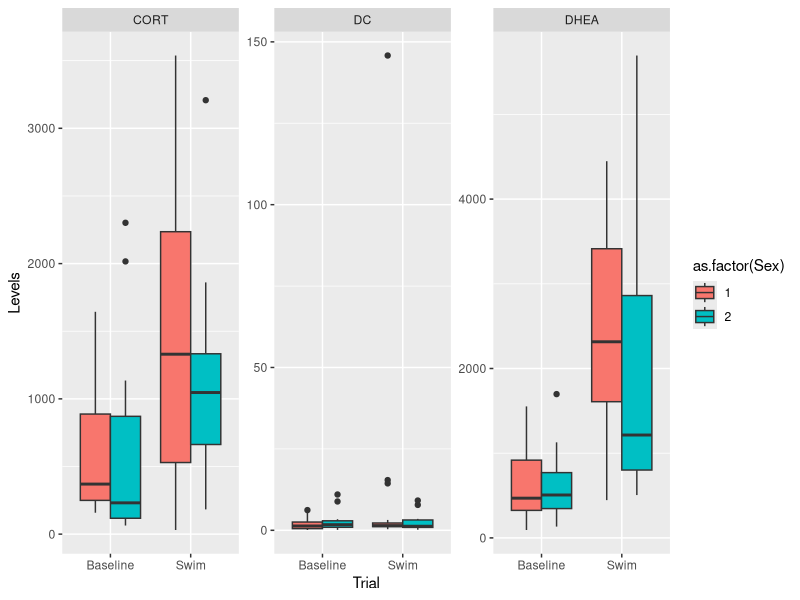
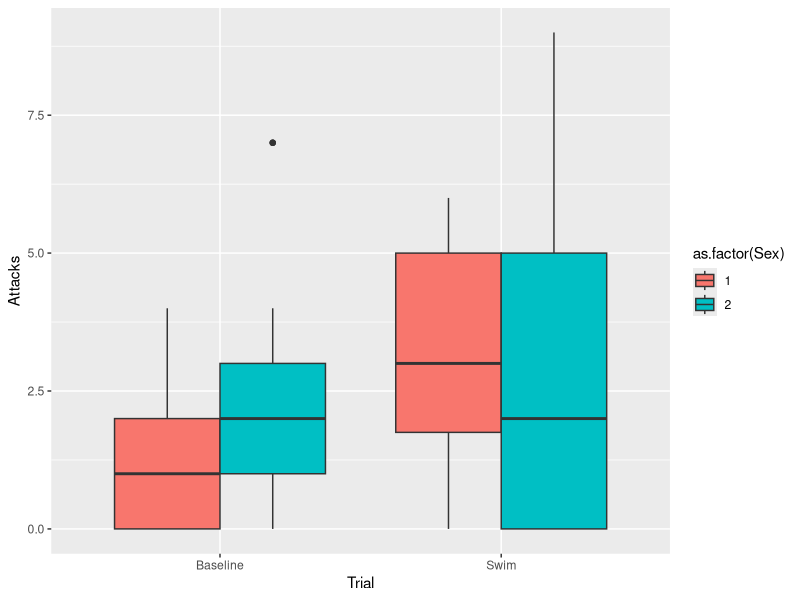

R code for these plots, in order:
#Class_RelationalChallenge_2

library(tidyverse)

relational_1_behave <- read_csv("data/relational_1_behavioral.csv")
relational_1_hormone <- read_csv("data/relational_1_hormone.csv")

tidy_hormone <- relational_1_hormone%>%
  pivot_longer(`Baseline CORT`:`Swim DC ratio`, names_to = "Trial", values_to = "Levels" )%>%
  separate(Trial, into = c("Trial","Hormone"))%>%
  select(-Sex, -SES)

tidy_behave <- relational_1_behave%>%
  rename(Trial = Day)

join_rats <- tidy_hormone%>%
  left_join(tidy_behave)

join_rats%>%
  group_by(Sex, Trial, Hormone)%>%
  summarise(mean_attack = mean(Attacks, na.rm = TRUE),
            mean_levels = mean(Levels))

ggplot(join_rats, aes(x = Trial, y = Levels))+
  geom_boxplot(aes(fill = as.factor(Sex)), position = "dodge")+
  facet_wrap(~Hormone, scales = "free_y")

ggplot(join_rats, aes(x = Trial, y = Attacks))+
  geom_boxplot(aes(fill = as.factor(Sex)), position = "dodge")
